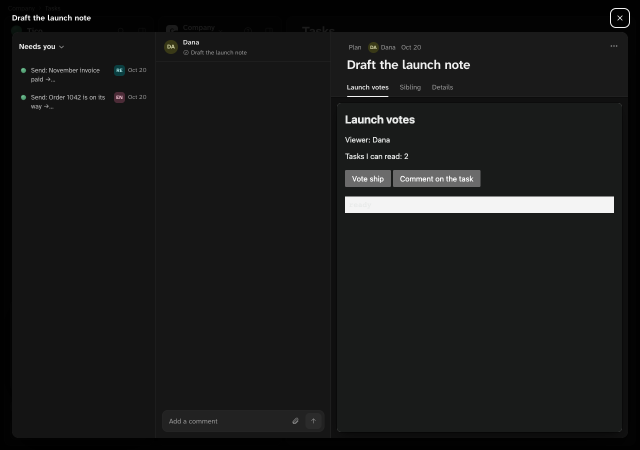
#> input picture 01-app-opens.png, 1280 x 900 px (shown at 1/2 size)
$ python file_image.py ../01-app-opens.png out.png
#> lines starting #> are read from the running program, lines starting #| are printed output that depends on the picture
"""Restricted image decoder, invoked only in a short-lived subprocess."""

import json
import resource
import sys
import warnings


def main():
    memory = 1024 * 1024**2
    # macOS rejects memory rlimits; the parent enforces its RSS budget there.
    if sys.platform != "darwin":
        resource.setrlimit(resource.RLIMIT_AS, (memory, memory))
    resource.setrlimit(resource.RLIMIT_CPU, (20, 20))
    resource.setrlimit(resource.RLIMIT_FSIZE, (10 * 1024**2, 10 * 1024**2))
    from PIL import Image, ImageOps

    Image.MAX_IMAGE_PIXELS = 50_000_000
    warnings.simplefilter("error", Image.DecompressionBombWarning)
    with Image.open(sys.argv[1], formats=["PNG", "JPEG", "GIF", "WEBP"]) as opened:
#> opened is the input picture: PIL image 1280x900 RGB; mean R, G, B 25.7, 26.3, 26
        if opened.width * opened.height > Image.MAX_IMAGE_PIXELS:
            raise ValueError("Image exceeds 50 MP")
        opened.seek(0)
        preview = ImageOps.exif_transpose(opened)
        width, height = preview.size
#> width = 1280; height = 900
        preview.thumbnail((480, 480))
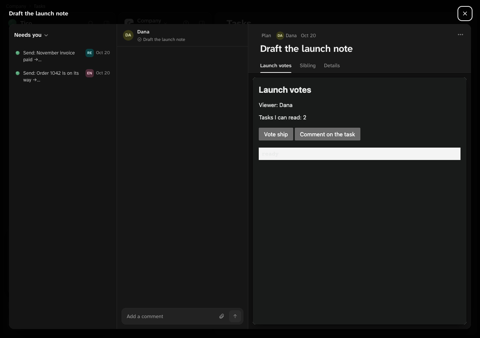
#> preview: PIL image 480x338 RGB; mean R, G, B 25.7, 26.3, 26
        preview.convert("RGB").save(sys.argv[2], "JPEG")
    print(json.dumps([width, height]))
#| [1280, 900]


if __name__ == "__main__":
    main()

$ run again, on 04-sheet.png
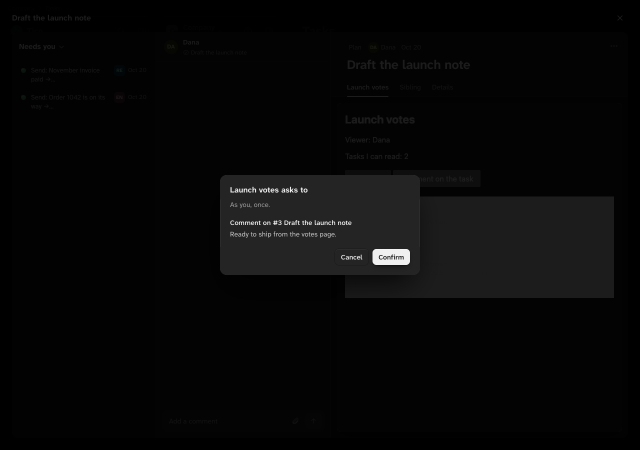
#> input picture 04-sheet.png, 1280 x 900 px (shown at 1/2 size)
#> in main, opened is the input picture: PIL image 1280x900 RGB; mean R, G, B 7.4, 7.4, 7.4
#> in main, `preview.thumbnail((480, 480))`:
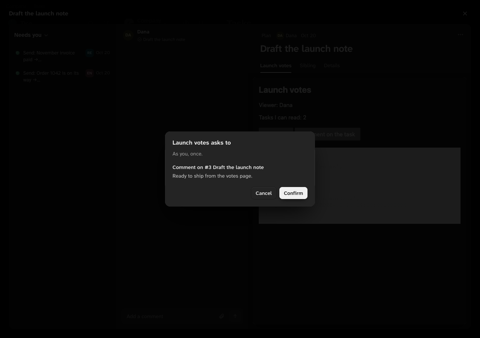
#> preview: PIL image 480x338 RGB; mean R, G, B 7.4, 7.4, 7.4
#| [1280, 900]
